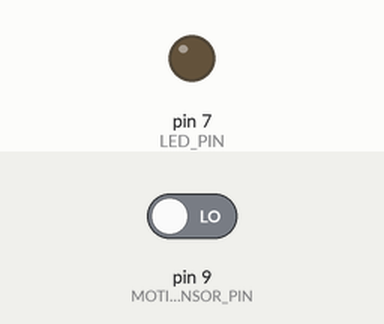
Simulated run of this sketch. Board: Arduino Uno, built with avr-gcc and run on an emulated ATmega328P. Parts: output pins drawn as LEDs (lit = HIGH). The test bench sets the inputs (shaded band); at power-on: pin 9 (MOTION_SENSOR_PIN) LOW.

Above: at 1.2 s.
1.3 s: pin 9 (MOTION_SENSOR_PIN) driven HIGH
At 2.2 s:
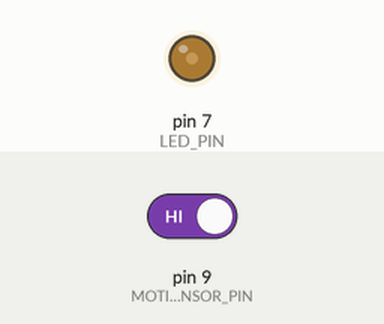
2.8 s: pin 9 (MOTION_SENSOR_PIN) driven LOW
At 3.3 s:
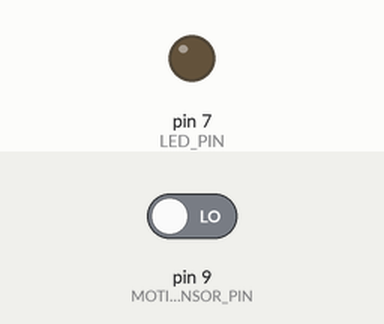
Timing chart, 0 to 5.8 s (numbered marks = the images above; inputs shaded):
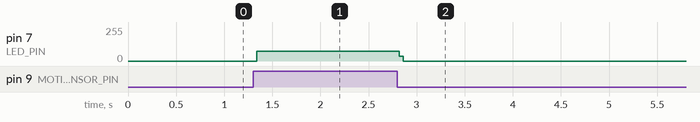

Measured:
- after the input at 1.3 s, pin 7 (LED_PIN): 0/255 → 72/255 at once
- after the input at 2.8 s, pin 7 (LED_PIN): 72/255 → 0/255 at once

The sketch:

motionSensorWithLed.ino
```cpp
// (licence header left out)
const int LED_PIN = 7;
const int MOTION_SENSOR_PIN = 9;
int motionSensorValue = 0;

void setup()
{
  pinMode(LED_PIN, OUTPUT);
  pinMode(MOTION_SENSOR_PIN, INPUT);
}

void loop()
{
  motionSensorValue = digitalRead(MOTION_SENSOR_PIN);
  digitalWrite(LED_PIN, motionSensorValue);

    if (motionSensorValue == 1)
    {
        digitalWrite(LED_PIN, LOW);
    }
}
```
